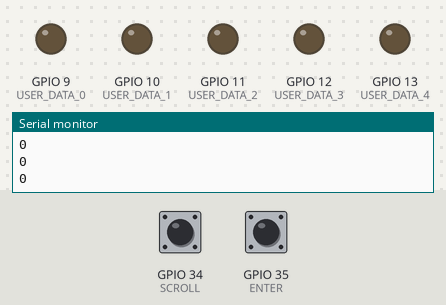
Recording of a sketch running on a simulated ESP32. Parts: output pins drawn as LEDs (lit = HIGH), the last lines printed to the serial monitor. The inputs (shaded band) are chosen by the test bench; at power-on: GPIO 35 (ENTER) HIGH, GPIO 34 (SCROLL) HIGH. Pins used as bus, display or sensor lines are not drawn.

Above: at 5.0 s.
5.1 s: GPIO 35 (ENTER) pulled LOW for 0.15 s
6.7 s: GPIO 34 (SCROLL) pulled LOW for 3.2 s
11.7 s: GPIO 35 (ENTER) pulled LOW for 1 s
14.8 s: GPIO 35 (ENTER) pulled LOW for 3.2 s
21.0 s: GPIO 34 (SCROLL) pulled LOW for 1 s
At 22.5 s:
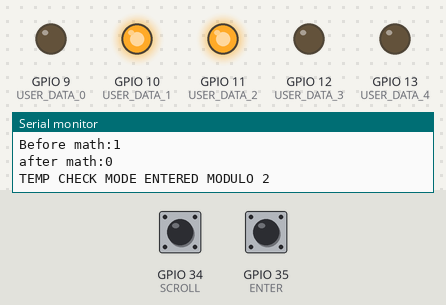
25.0 s: GPIO 34 (SCROLL) pulled LOW for 0.15 s
At 26.2 s:
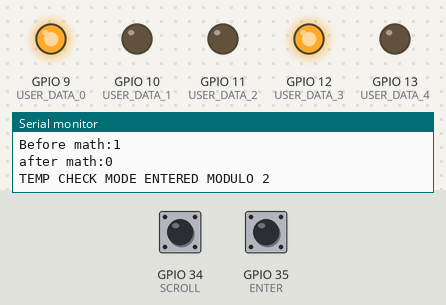
Timing chart, 0 to 75.6 s (numbered marks = the images above; inputs shaded):
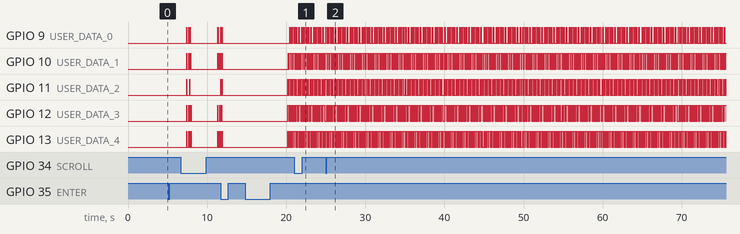

Measured:
- after the input at 14.8 s, GPIO 9 (USER_DATA_0): goes HIGH 0.06 s, LOW 0.19 s, HIGH 0.06 s, LOW 0.06 s, HIGH 0.13 s, LOW 0.06 s, then HIGH, starting after 5.6 s; GPIO 10 (USER_DATA_1): goes HIGH 0.06 s, LOW 0.06 s, HIGH 0.19 s, LOW 0.06 s, HIGH 0.13 s, LOW 0.13 s, then HIGH, starting after 5.4 s
- by itself, GPIO 11 (USER_DATA_2): repeats every 1.5 s: HIGH 0.06 s, LOW 0.19 s, HIGH 0.13 s, LOW 0.19 s, HIGH 0.06 s, LOW 0.26 s, 2 × (HIGH 0.06 s, LOW 0.13 s), HIGH 0.13 s, LOW 0.13 s
- by itself, GPIO 12 (USER_DATA_3): repeats every 1.5 s: LOW 0.06 s, HIGH 0.06 s, LOW 0.13 s, HIGH 0.06 s, LOW 0.19 s, HIGH 0.06 s, LOW 0.13 s, HIGH 0.13 s, LOW 0.19 s, HIGH 0.26 s, LOW 0.19 s, HIGH 0.06 s

The sketch:

menu_githubV1.ino
```cpp
//below pins were on arduino for testing

#define USER_RST 7
#define USER_CLK 8
#define USER_DATA_4 13
#define USER_DATA_3 12
#define USER_DATA_2 11
#define USER_DATA_1 10
#define USER_DATA_0 9

// below pins on ESP
#define SCROLL 34
#define ENTER 35


#define WRITE_DELAY 50
#define CLS_DELAY 10
#define CHAR_MEM_SIZE 128

#define ADC_VREF_mV     3300.0 // in millivolt
#define ADC_RESOLUTION  4096.0
#define THERM_OFFSET    500.0
#define THERM_SCALE     0.1


uint8_t char_map[128];
char language_options[][7] = { "  ", "ZH", "FR", "EN", "ES", "HR", "  " };
uint8_t language_options_size = sizeof(language_options) / sizeof(language_options[0]) - 2;
char msg[] = "WE ARE IN TRANSLATE MODE";
unsigned int msg_len;
unsigned int msg_idx;


const uint8_t DISPLAY_LENGTH_GRIDS = 16;
const uint8_t DISPLAY_HEIGHT_GRIDS = 8;
const uint8_t DISPLAY_NUM_GRIDS = DISPLAY_HEIGHT_GRIDS * DISPLAY_LENGTH_GRIDS;
uint8_t middle_row = (DISPLAY_HEIGHT_GRIDS / 2) - 1;
uint8_t middle_col = (DISPLAY_LENGTH_GRIDS / 2) - 1;
char whole_screen[DISPLAY_NUM_GRIDS];


uint8_t button_position;
bool button_pressed;
bool enter_pressed;
bool translate_mode;
bool temp_check_mode;


void pin_setup();
void char_map_setup();
void selecting_language();
void displayStarterScreen();
void write_screen();
void scroll_ISR();
void enter_ISR();
void wordAtPosition(char* input, uint8_t row_pos, uint8_t col_pos);
void user_reset();
void menuLoop();
void translateLoop();
void display_temperature();
void temp_check_ISR();
void clearScreen_buff();
void consecutive_write();
void resetBuffAndCursor();
void logo_loop();

  void
  setup() {
  init();
  Serial.begin(19200);
   while (!Serial) {
    ;  // wait for serial port to connect. Needed for native USB, on LEONARDO, MICRO, YUN, and other 32u4 based boards.
    }
  Serial.println("Setup started");
  delay(1000);

  pin_setup();
  char_map_setup();
  // below is the message which should eventually get replaced by translated message


  button_position = (language_options_size / 2) - 1;

  // This reset sequence clears the character memory.
  uint8_t space = char_map[' '];
  digitalWrite(USER_DATA_4, (space >> 4) & 1);
  digitalWrite(USER_DATA_3, (space >> 3) & 1);
  digitalWrite(USER_DATA_2, (space >> 2) & 1);
  digitalWrite(USER_DATA_1, (space >> 1) & 1);
  digitalWrite(USER_DATA_0, (space >> 0) & 1);
  user_reset();
  clearScreen_buff();
  delay(1000);


 /* enter_pressed = false;
  translate_mode = false;
  button_pressed = false;
  */
  user_reset();
  delay(1000);
Serial.println("Setup ended");

  logo_loop();
  user_reset();
  clearScreen_buff();
  delay(1000);
  displayStarterScreen();
  delay(1000);
  menuLoop();
  translateLoop();

}

void loop() {
  // 1. Setup.
  // nothing is here
}
void logo_loop(){
  enter_pressed = false;
  user_reset();
  delayMicroseconds(8000);
  clearScreen_buff();
  delayMicroseconds(8000);
  Serial.println(enter_pressed);
  /* below text is
  "                                 TRANSCRIBER
                                  _         _
                                   \         \
                                    \ GLASSES \
                                     \__     __\
                                    /   \___/   \
                                    \___/   \___/

                                                  "
                                  */
  char temp[DISPLAY_NUM_GRIDS] = "  TRANSCRIBER   _         _      \\         \\      \\ GLASSES \\      \\__     __\\    /   \\___/   \\   \\___/   \\___/                                ";
  int j = 0;
  for(int i = 0; i < DISPLAY_NUM_GRIDS; i++){
      if(j == 16){
        j = 0;
        Serial.println("");
      }
      Serial.print(temp[i]);

    j++;
  }
  wordAtPosition(temp, 0, 0, DISPLAY_NUM_GRIDS);
  delayMicroseconds(8000);
  attachInterrupt(digitalPinToInterrupt(ENTER), enter_ISR, RISING);
  Serial.println("Inside of logo loop");
  enter_pressed = false;
  Serial.println(enter_pressed);
  while(enter_pressed == false){

     Serial.println(enter_pressed);

  }
  Serial.println("Out of logo loop");
  detachInterrupt(digitalPinToInterrupt(ENTER));
  delayMicroseconds(8000);
  user_reset();
  delayMicroseconds(8000);
}

void menuLoop(){
  // 1. Setup.
  enter_pressed = false;
  translate_mode = false;
  button_pressed = false;
  temp_check_mode = false;
  attachInterrupt(digitalPinToInterrupt(SCROLL), scroll_ISR, RISING);
  attachInterrupt(digitalPinToInterrupt(ENTER), enter_ISR, RISING);
  while(!translate_mode){
    if(button_pressed && !translate_mode){
    Serial.println("Scroll mode entered");

    noInterrupts();
    displayStarterScreen();
    interrupts();

    delay(1000);
    button_pressed = false;


  }
  if(enter_pressed && !translate_mode){
    detachInterrupt(digitalPinToInterrupt(ENTER));
    detachInterrupt(digitalPinToInterrupt(SCROLL));

    Serial.println("Enter mode entered");
    clearScreen_buff();
    delay(1000);
    user_reset();
    delay(1000);
    enter_pressed = false;
    translate_mode = true;
  }
  }


  // 4. Update next state.


}

void translateLoop(){
  temp_check_mode = false;
  attachInterrupt(digitalPinToInterrupt(ENTER), temp_check_ISR, RISING);
  // if temp button is odd
  uint8_t temp_button = 1;
  msg_idx = 0;
  msg_len = strlen(msg);
  while(1){

    if(temp_check_mode == true){
      Serial.print("Before math:");
      Serial.println(temp_button);
      temp_button = (temp_button + 1) % 2;
      Serial.print("after math:");
      Serial.println(temp_button);
        if(temp_button % 2 == 1){
          Serial.println("TEMP CHECK MODE ENTERED MODULO 1");
          noInterrupts();
          display_temperature();
          interrupts();
          delay(1000);
          temp_check_mode = false;
        }
        else if(temp_button % 2 == 0){
          resetBuffAndCursor();
          Serial.println("TEMP CHECK MODE ENTERED MODULO 2");
          delay(1000);
          temp_check_mode = false;
        }

    }
    if(temp_button % 2 == 0){
      consecutive_write();
    }

    }
}

  void resetBuffAndCursor(){
    clearScreen_buff();
   // write_screen();
    user_reset();
    delay(1000);
  }


void write_screen(){
uint8_t col_num = 0;
  for(int i = 0; i < DISPLAY_NUM_GRIDS; i++){
    uint8_t user_data = char_map[whole_screen[i]];
  digitalWrite(USER_CLK, LOW);
  digitalWrite(USER_DATA_4, (user_data >> 4) & 1);
  digitalWrite(USER_DATA_3, (user_data >> 3) & 1);
  digitalWrite(USER_DATA_2, (user_data >> 2) & 1);
  digitalWrite(USER_DATA_1, (user_data >> 1) & 1);
  digitalWrite(USER_DATA_0, (user_data >> 0) & 1);
  delayMicroseconds(8000);
  // 2. Rising edge.
  digitalWrite(USER_CLK, HIGH);
  // 2. Hold.
  delayMicroseconds(8000);

  // 4. Update next state.
  if(whole_screen[i] == ' '){
    Serial.print(".");
  }
  else{
    Serial.print(whole_screen[i]);
  }


  col_num++;
  if(col_num > 15){
    col_num = 0;
    Serial.println("");
    }
  }


}


void wordAtPosition(char* input, uint8_t row_pos, uint8_t col_pos, uint8_t size){

uint8_t posTracker = row_pos*DISPLAY_LENGTH_GRIDS + col_pos;


char* iter = input;


for(int i = 0; i < size; i++){

  whole_screen[posTracker] = iter[i];
  posTracker += 1;

}


}


void displayStarterScreen(){


Serial.println("display start");
    for(int i = 1; i < language_options_size + 1; i++){
    Serial.println(language_options[i]);
  }


  button_position = (button_position + 1) % language_options_size;
  Serial.println("button_position below");
  Serial.println(button_position);
  uint8_t temp = 0;
  for(uint8_t i = button_position + 1; i < button_position + 4; i++){


    wordAtPosition(language_options[i - 1], middle_row + temp + 1, 2, strlen(language_options[i - 1]));
    temp++;
  }

  for(int i = 0; i < DISPLAY_NUM_GRIDS; i++){
    if(whole_screen[i] == ' '){
    Serial.print(".");
  }
  else{
    Serial.print(whole_screen[i]);
  }
  }

    wordAtPosition("EN", middle_row + 2, 12, 2);
    wordAtPosition("TO", middle_row + 2, 8, 2);
  write_screen();
}


void consecutive_write(){
  uint8_t user_data = char_map[msg[msg_idx]];
  digitalWrite(USER_CLK, LOW);
  digitalWrite(USER_DATA_4, (user_data >> 4) & 1);
  digitalWrite(USER_DATA_3, (user_data >> 3) & 1);
  digitalWrite(USER_DATA_2, (user_data >> 2) & 1);
  digitalWrite(USER_DATA_1, (user_data >> 1) & 1);
  digitalWrite(USER_DATA_0, (user_data >> 0) & 1);
  delayMicroseconds(8000);
  delayMicroseconds(8000);
  delayMicroseconds(8000);
  delayMicroseconds(8000);

  // 2. Rising edge.
  digitalWrite(USER_CLK, HIGH);
  // 2. Hold.
  delayMicroseconds(8000);
  delayMicroseconds(8000);
  delayMicroseconds(8000);
  delayMicroseconds(8000);
  // 4. Update next state.
  msg_idx = msg_idx == msg_len - 1 ? 0 : msg_idx + 1;
}

void display_temperature(){

    int adcVal = analogRead(A5);
    float tempC = (adcVal - THERM_OFFSET) * THERM_SCALE;

    // convert the °C to °F
    float tempF = tempC * 9 / 5 + 32;
    char tempCdisplay[7];
    char tempFdisplay[7];
    Serial.println(adcVal);
    dtostrf(tempC, 5, 2, tempCdisplay);
    dtostrf(tempF, 5, 2, tempFdisplay);
    Serial.println(tempCdisplay);
    Serial.println(tempFdisplay);
    Serial.println("Display_temperature function");
    user_reset();
    delayMicroseconds(8000);
    wordAtPosition("TEMP IS", middle_row + 2, 0, 7);
    wordAtPosition("TEMPFDISPLAY", middle_row + 2, 9, 7);
    write_screen();
    delayMicroseconds(8000);
}


 void pin_setup(){
  pinMode(USER_RST, OUTPUT);
  pinMode(USER_CLK, OUTPUT);
  pinMode(USER_DATA_4, OUTPUT);
  pinMode(USER_DATA_3, OUTPUT);
  pinMode(USER_DATA_2, OUTPUT);
  pinMode(USER_DATA_1, OUTPUT);
  pinMode(USER_DATA_0, OUTPUT);


  pinMode(ENTER, INPUT_PULLUP);
  pinMode(SCROLL, INPUT_PULLUP);
  }


// sets up the global char map to be used.
void char_map_setup(){
  char_map[' '] = 0;
  char_map['.'] = 1;
  char_map[','] = 2;
  char_map['#'] = 3;
  char_map['!'] = 4;
  char_map['*'] = 5;
  char_map['A'] = 6;
  char_map['B'] = 7;
  char_map['C'] = 8;
  char_map['D'] = 9;
  char_map['E'] = 10;
  char_map['F'] = 11;
  char_map['G'] = 12;
  char_map['H'] = 13;
  char_map['I'] = 14;
  char_map['J'] = 15;
  char_map['K'] = 16;
  char_map['L'] = 17;
  char_map['M'] = 18;
  char_map['N'] = 19;
  char_map['O'] = 20;
  char_map['P'] = 21;
  char_map['Q'] = 22;
  char_map['R'] = 23;
  char_map['S'] = 24;
  char_map['T'] = 25;
  char_map['U'] = 26;
  char_map['V'] = 27;
  char_map['W'] = 28;
  char_map['X'] = 29;
  char_map['Y'] = 30;
  char_map['Z'] = 31;

}

// clearScreen_buff clears the enitrity of thechar buffer which is used to write the screen with
void clearScreen_buff(){

  for(int i = 0; i < DISPLAY_NUM_GRIDS; i++){
    whole_screen[i] = '-';
  }

}


// user reset triggers the FPGA internall interrupt
void user_reset(){
  digitalWrite(USER_RST, LOW);
  delayMicroseconds(8000);
  digitalWrite(USER_RST, HIGH);
}


void scroll_ISR() {
  button_pressed = true;
}

void enter_ISR() {
  Serial.println("IN ENTER INTERRUPT");
  enter_pressed = true;
}

void temp_check_ISR(){
  temp_check_mode = true;
}
```
